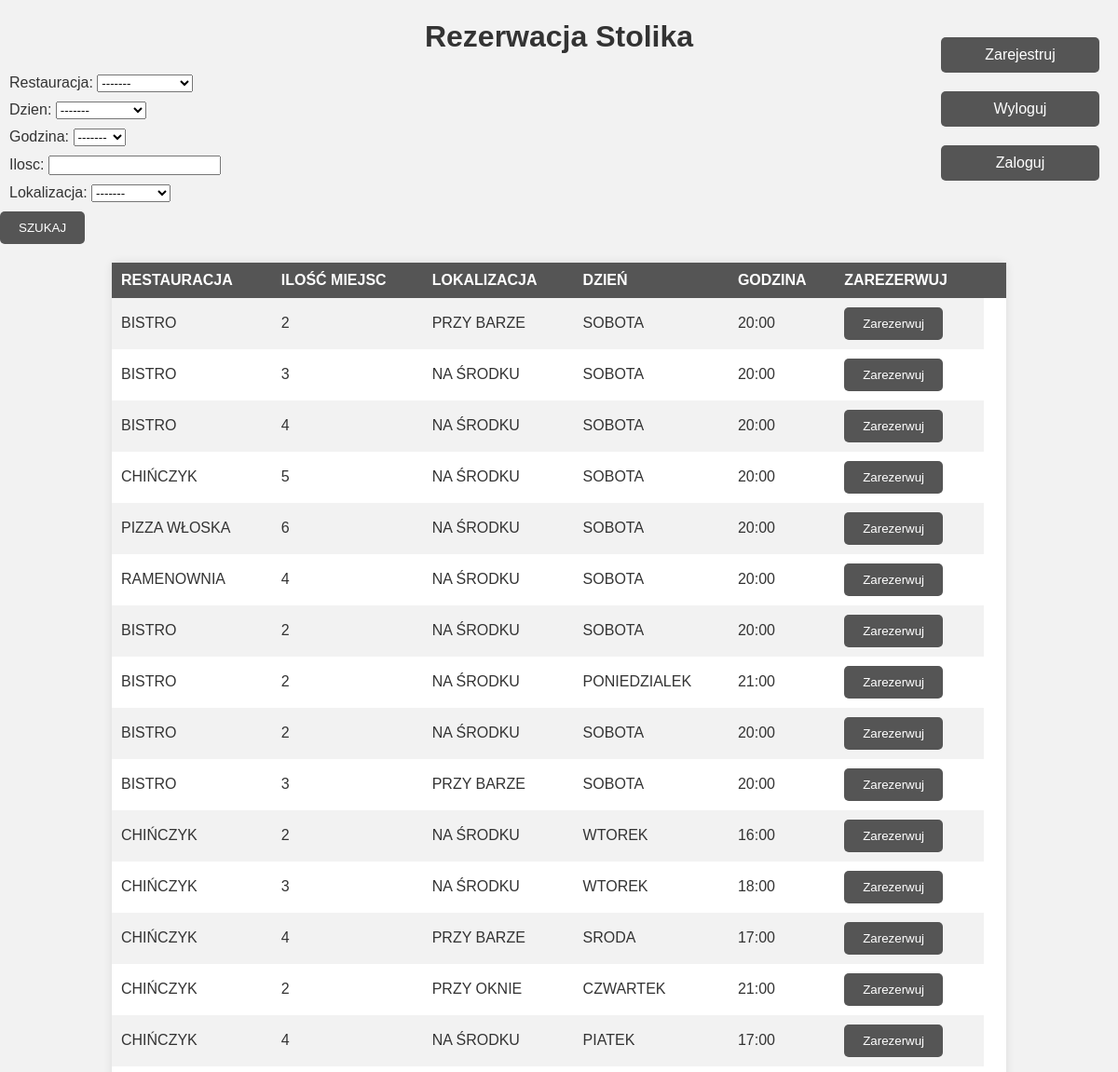
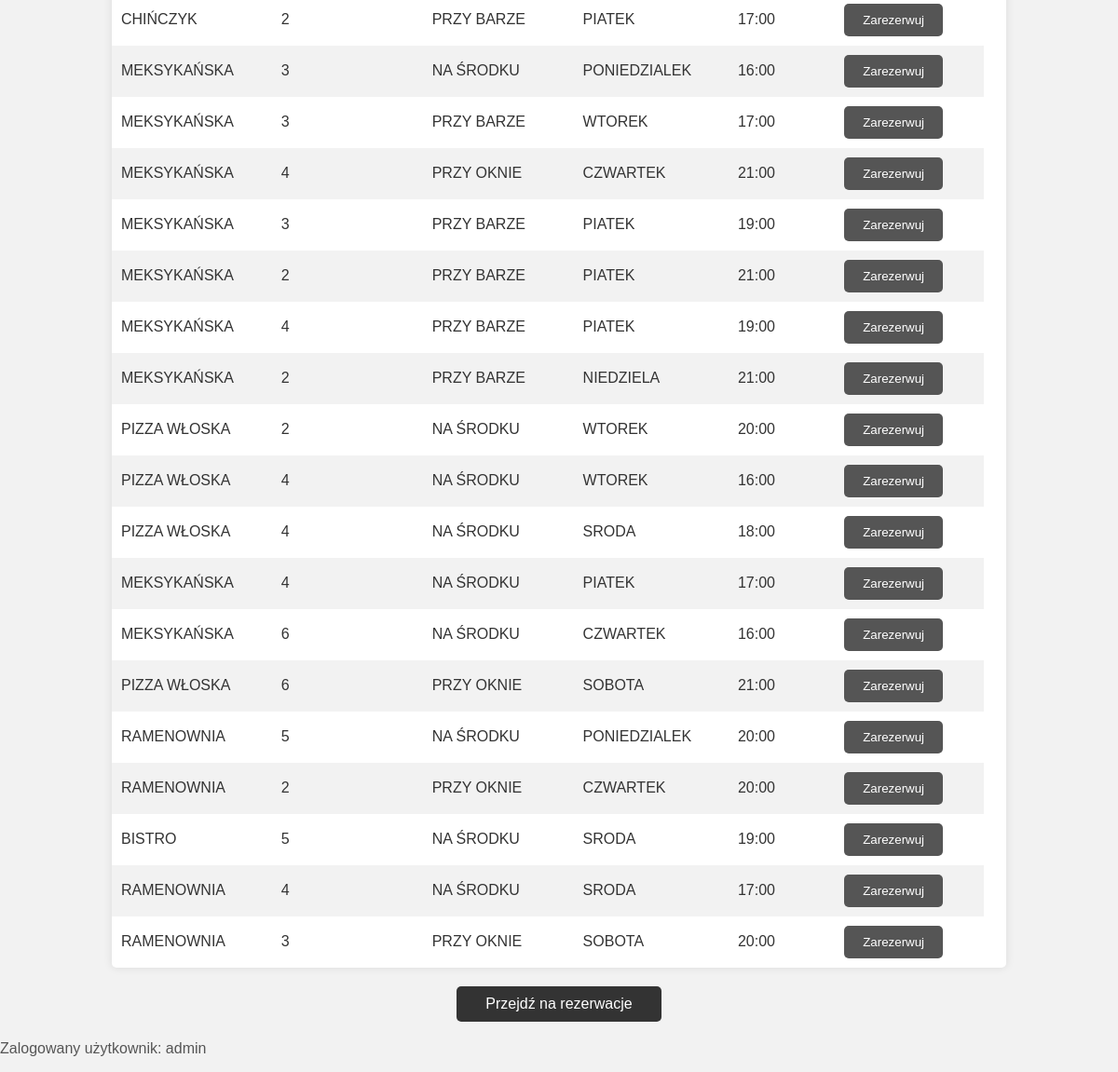
The page /Stolik/ (signed in) on the database its author committed (2 pictures, top to bottom).
### Rezerwacje/models.py (models this page shows, shortened)
class Stolik(models.Model):
    RESTAURACJA_CHOICES = [("BISTRO", "bistro"), ("CHIŃCZYK", "chińczyk"),("MEKSYKAŃSKA","meksykańska"),("PIZZA WŁOSKA","pizza włoska"),("RAMENOWNIA","ramenownia")]
    LOKALIZACJA_CHOICES = [("PRZY OKNIE","przy oknie"),("PRZY BARZE","przy barze"),("NA ŚRODKU","na środku")]
    DZIEN_CHOICES = [("PONIEDZIALEK","poniedzialek"),("WTOREK","wtorek"),("SRODA","sroda"),("CZWARTEK","czwartek"),("PIATEK","piatek"),("SOBOTA","sobota"),("NIEDZIELA","niedziela")]
    GODZINA_CHOICES = [("16:00","16:00"),("17:00","17:00"),("18:00","18:00"),("19:00","19:00"),("20:00","20:00"),("21:00","21:00")]
    ilosc = models.PositiveSmallIntegerField()
    restauracja = models.CharField(max_length=16, choices=RESTAURACJA_CHOICES, default="BISTRO")
    dzien = models.CharField(max_length=16, choices=DZIEN_CHOICES, default="SOBOTA")
    godzina = models.CharField(max_length=16, choices=GODZINA_CHOICES, default="20:00")
    lokalizacja = models.CharField(max_length=16, choices=LOKALIZACJA_CHOICES, default="NA ŚRODKU")
    class Meta:
        verbose_name_plural = "Stoliki"

### Account/models.py (models this page shows, shortened)
class Account(AbstractBaseUser):
    email         = models.EmailField(verbose_name="email",max_length=60, unique= True)
    username      = models.CharField(max_length=30, unique=True)
    date_joined   = models.DateTimeField(verbose_name="date joined", auto_now_add=True)
    last_login    = models.DateTimeField(verbose_name="last login", auto_now=True)
    is_admin      = models.BooleanField(default=False)
    is_active     = models.BooleanField(default=True)
    is_staff      = models.BooleanField(default=False)
    is_superuser  = models.BooleanField(default=False)
    hide_email    = models.BooleanField(default=True)
    objects = MyAccountManager()
    USERNAME_FIELD  ='email'
    REQUIRED_FIELDS =['username']
    class Meta:
        verbose_name_plural = "Konta"

### Rezerwacje/views.py (the view, shortened to what this page needs)
# urls.py: path('', StolikListView.as_view(), name="index"),
class StolikListView(ListView):
    model = Stolik
    template_name = "index.html"
    queryset = Stolik.objects.all()
    context_object_name = "object_list"
    def get_queryset(self):
        return self.queryset.filter(rezerwacja=None)
    def get_context_data(self, **kwargs):
        context = super(StolikListView, self).get_context_data(**kwargs)
        context["form"] = StolikForm(self.request.POST or None)
        return context
    """ FILTROWANIE DANYCH TAK, ABY ZOSTAŁY TYLKE TE, KTÓRE ZAZNACZYLIŚMY """

### Rezerwacje/forms.py
class StolikForm(forms.ModelForm):
    restauracja = forms.ChoiceField(choices=RESTAURACJA_FORM_CHOICES, required=False)
    ilosc = forms.IntegerField(min_value=1, required=False)
    lokalizacja = forms.ChoiceField(choices=LOKALIZACJA_FORM_CHOICES, required=False)
    dzien = forms.ChoiceField(choices=DZIEN_FORM_CHOICES, required=False)
    godzina = forms.ChoiceField(choices=GODZINA_FORM_CHOICES, required=False)
    class Meta:
        model = Stolik
        fields = ["restauracja", "dzien","godzina", "ilosc", "lokalizacja"]

### Rezerwacje/templates/index.html (shortened to what this page needs)
<!DOCTYPE html>
<html lang="en">
<head>
</head>
<body>
    <div class="header">
        <h1>Rezerwacja Stolika</h1>
        <div class="login-options">
            <a class="btn" href="{% url 'register' %}">Zarejestruj</a>
            <a class="btn" href="{% url 'logout' %}">Wyloguj</a>
            <a class="btn" href="{% url 'login' %}">Zaloguj</a>
        </div>
    </div>
    <div class="form-container">
        <form action="{% url 'index' %}" method="POST">
            {% for field in form %}
                <div class="fieldWrapper">
                    {{ field.label_tag }} {{ field }}
                </div>
            {% endfor %}
            <input type="submit" value="SZUKAJ">
        </form>
    </div>
    <table>
        <tr>
            <th>RESTAURACJA</th>
            <th>ILOŚĆ MIEJSC</th>
            <th>LOKALIZACJA</th>
            <th>DZIEŃ</th>
            <th>GODZINA</th>
            <th>ZAREZERWUJ</th>
            <th></th>
        </tr>
        {% for stolik in object_list %}
        <tr>
            <td>{{ stolik.restauracja }}</td>
            <td>{{ stolik.ilosc }}</td>
            <td>{{ stolik.lokalizacja }}</td>
            <td>{{ stolik.dzien }}</td>
            <td>{{ stolik.godzina }}</td>
            <td>
                <form action="{% url 'detail' stolik.id %}">
                    <input type="submit" value="Zarezerwuj">
                </form>
            </td>
        </tr>
        {% endfor %}
    </table>
    <a href="{% url 'rezerwacje' %}">Przejdź na rezerwacje</a>
    {% if user.is_authenticated %}
        <p>Zalogowany użytkownik: {{ user.username }}</p>
    {% else %}
        <p>Nie jesteś zalogowany.</p>
    {% endif %}
</body>
</html>

### Rezerwacje/templates/index.html (style rules this page uses)
body { font-family: Arial, sans-serif; margin: 0; padding: 0; background-color: #f2f2f2; color: #333; }
.header { text-align: center; margin-top: 20px; }
.login-options { position: absolute; top: 20px; right: 20px; }
.form-container { text-align: left; margin: 20px auto; }
.fieldWrapper { margin: 10px; }
input[type="submit"] { padding: 10px 20px; background-color: #555; color: #fff; border: none; border-radius: 5px; cursor: pointer; }
.btn { display: block; width: 150px; margin: 20px auto; text-align: center; padding: 10px; background-color: #555; color: #fff; text-decoration: none; border-radius: 5px; }
table { width: 80%; margin: 20px auto; border-collapse: collapse; background-color: #fff; box-shadow: 0 0 10px rgba(0, 0, 0, 0.1); border-radius: 5px; }
th, td { padding: 10px; text-align: left; }
th { background-color: #555; color: #fff; }
tr:nth-child(even) { background-color: #f2f2f2; }
a { display: block; width: 200px; margin: 20px auto; text-align: center; padding: 10px; background-color: #333; color: #fff; text-decoration: none; border-radius: 5px; }
p { text-align: left; margin-top: 20px; color: #555; }

### rows shown on the page
Stolik: restauracja "BISTRO", ilosc "2", lokalizacja "PRZY BARZE", dzien "SOBOTA", godzina "20:00"
Stolik: restauracja "BISTRO", ilosc "3", lokalizacja "NA ŚRODKU", dzien "SOBOTA", godzina "20:00"
Stolik: restauracja "BISTRO", ilosc "4", lokalizacja "NA ŚRODKU", dzien "SOBOTA", godzina "20:00"
Stolik: restauracja "CHIŃCZYK", ilosc "5", lokalizacja "NA ŚRODKU", dzien "SOBOTA", godzina "20:00"
Stolik: restauracja "PIZZA WŁOSKA", ilosc "6", lokalizacja "NA ŚRODKU", dzien "SOBOTA", godzina "20:00"
Stolik: restauracja "RAMENOWNIA", ilosc "4", lokalizacja "NA ŚRODKU", dzien "SOBOTA", godzina "20:00"
Stolik: restauracja "BISTRO", ilosc "2", lokalizacja "NA ŚRODKU", dzien "SOBOTA", godzina "20:00"
Stolik: restauracja "BISTRO", ilosc "2", lokalizacja "NA ŚRODKU", dzien "PONIEDZIALEK", godzina "21:00"
Stolik: restauracja "BISTRO", ilosc "2", lokalizacja "NA ŚRODKU", dzien "SOBOTA", godzina "20:00"
Stolik: restauracja "BISTRO", ilosc "3", lokalizacja "PRZY BARZE", dzien "SOBOTA", godzina "20:00"
Stolik: restauracja "CHIŃCZYK", ilosc "2", lokalizacja "NA ŚRODKU", dzien "WTOREK", godzina "16:00"
Stolik: restauracja "CHIŃCZYK", ilosc "3", lokalizacja "NA ŚRODKU", dzien "WTOREK", godzina "18:00"
Stolik: restauracja "CHIŃCZYK", ilosc "4", lokalizacja "PRZY BARZE", dzien "SRODA", godzina "17:00"
Stolik: restauracja "CHIŃCZYK", ilosc "2", lokalizacja "PRZY OKNIE", dzien "CZWARTEK", godzina "21:00"
Stolik: restauracja "CHIŃCZYK", ilosc "4", lokalizacja "NA ŚRODKU", dzien "PIATEK", godzina "17:00"
Stolik: restauracja "CHIŃCZYK", ilosc "2", lokalizacja "PRZY BARZE", dzien "PIATEK", godzina "17:00"
Stolik: restauracja "MEKSYKAŃSKA", ilosc "3", lokalizacja "NA ŚRODKU", dzien "PONIEDZIALEK", godzina "16:00"
Stolik: restauracja "MEKSYKAŃSKA", ilosc "3", lokalizacja "PRZY BARZE", dzien "WTOREK", godzina "17:00"
Stolik: restauracja "MEKSYKAŃSKA", ilosc "4", lokalizacja "PRZY OKNIE", dzien "CZWARTEK", godzina "21:00"
Stolik: restauracja "MEKSYKAŃSKA", ilosc "3", lokalizacja "PRZY BARZE", dzien "PIATEK", godzina "19:00"
Stolik: restauracja "MEKSYKAŃSKA", ilosc "2", lokalizacja "PRZY BARZE", dzien "PIATEK", godzina "21:00"
Stolik: restauracja "MEKSYKAŃSKA", ilosc "4", lokalizacja "PRZY BARZE", dzien "PIATEK", godzina "19:00"
Stolik: restauracja "MEKSYKAŃSKA", ilosc "2", lokalizacja "PRZY BARZE", dzien "NIEDZIELA", godzina "21:00"
Stolik: restauracja "PIZZA WŁOSKA", ilosc "2", lokalizacja "NA ŚRODKU", dzien "WTOREK", godzina "20:00"
Stolik: restauracja "PIZZA WŁOSKA", ilosc "4", lokalizacja "NA ŚRODKU", dzien "WTOREK", godzina "16:00"
Stolik: restauracja "PIZZA WŁOSKA", ilosc "4", lokalizacja "NA ŚRODKU", dzien "SRODA", godzina "18:00"
Stolik: restauracja "MEKSYKAŃSKA", ilosc "4", lokalizacja "NA ŚRODKU", dzien "PIATEK", godzina "17:00"
Stolik: restauracja "MEKSYKAŃSKA", ilosc "6", lokalizacja "NA ŚRODKU", dzien "CZWARTEK", godzina "16:00"
Stolik: restauracja "PIZZA WŁOSKA", ilosc "6", lokalizacja "PRZY OKNIE", dzien "SOBOTA", godzina "21:00"
Stolik: restauracja "RAMENOWNIA", ilosc "5", lokalizacja "NA ŚRODKU", dzien "PONIEDZIALEK", godzina "20:00"
Stolik: restauracja "RAMENOWNIA", ilosc "2", lokalizacja "PRZY OKNIE", dzien "CZWARTEK", godzina "20:00"
Stolik: restauracja "BISTRO", ilosc "5", lokalizacja "NA ŚRODKU", dzien "SRODA", godzina "19:00"
Stolik: restauracja "RAMENOWNIA", ilosc "4", lokalizacja "NA ŚRODKU", dzien "SRODA", godzina "17:00"
Stolik: restauracja "RAMENOWNIA", ilosc "3", lokalizacja "PRZY OKNIE", dzien "SOBOTA", godzina "20:00"
Account: username "admin"

### other values the page prints
{{ field.label_tag }} "Restauracja:" "Dzien:" "Godzina:" "Ilosc:" "Lokalizacja:"
